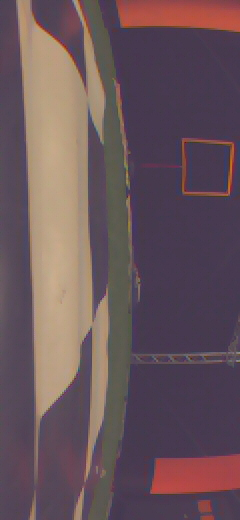
#> input picture DEVELOPMENT/AE4317_2019_datasets/cyberzoo_poles_panels_mats/20190121-142935/14249412.jpg, 240 x 520 px, found by its file name; its folder holds only this picture in this run
$ python autopilot.py
#> lines starting #> are read from the running program, lines starting #| are printed output that depends on the picture; after the words box and inside, x2 and y2 are one past the last pixel; in counts of white or black regions, pixels touching at a corner belong together
### DEVELOPMENT/Python/avoid_orange.py
import os
import cv2
import numpy as np
import matplotlib.pyplot as plt

def output(img_name=""):
    """
    Get images sequentially from folder -- as if they came from a video feed.
    Parse them and output the orange pixel count using the functions below.
    """

    dir_name = "AE4317_2019_datasets/cyberzoo_poles_panels_mats/20190121-142935"
    # all_image_names = os.listdir(dir_name)

    # # sort based on the image name (without the .jpg extension) -> sequential list of images
    # all_image_names.sort(key=lambda x: int(x[:-4]))

    # # get random image from list
    # img_name = all_image_names[32]

    # process and print image
    img = get_image(dir_name, img_name)

    # count orange pixels with a hue range of 10 (over 180 possible H values)
    counter = orange_pixel_count(img, type="HSV", range=15)
    # print(f"orange pixels: {counter}")

    return counter / img[..., 1].size


def get_image(dir_name: str, file_name: str):
    """
    Normally images would come directly from the drone camera.
    Now they come from the directory: 'AE4317_2019_datasets/cyberzoo_poles_panels_mats/20190121-142935/'
    """
#> called with file_name = '14249412.jpg'

    file_path = f"{dir_name}/{file_name}"

    # flag=1 means read image with color channels -- BGR format, not RGB.
    img = cv2.imread(file_path, flags=1)
#> img is the input picture: shape (520, 240, 3); mean B, G, R 90.8, 84.8, 105.1

    return np.asarray(img)


def parse_colors(img: np.ndarray, type: str):

#> called with type = 'HSV'
    B = img[..., 0]
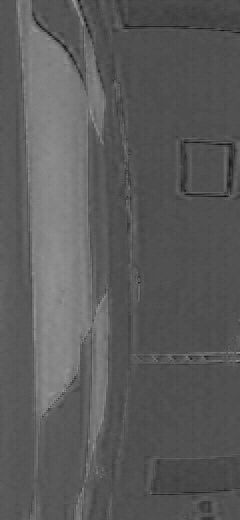
#> B: shape (520, 240); min 5, max 156, mean 90.8
    G = img[..., 1]
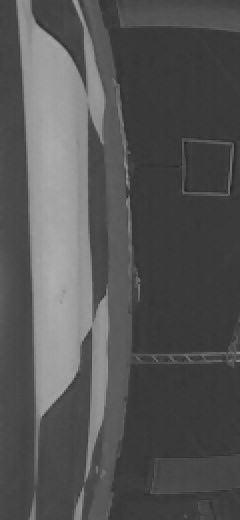
#> G: shape (520, 240); min 18, max 180, mean 84.8
    R = img[..., 2]
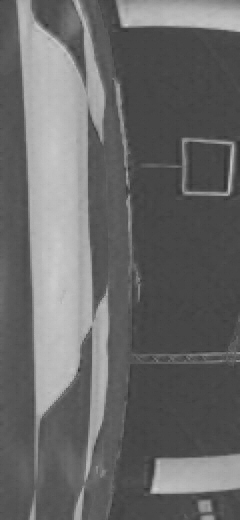
#> R: shape (520, 240); min 48, max 208, mean 105.1

    if type.upper() == "HSV":
        hsv_img = cv2.cvtColor(img, cv2.COLOR_BGR2HSV)
#> hsv_img: shape (520, 240, 3); mean H, S, V 101.3, 68.6, 109.4

        H = hsv_img[..., 0]
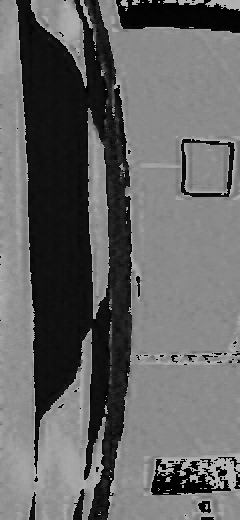
#> H: shape (520, 240); min 0, max 179, mean 101.3
        S = hsv_img[..., 1]
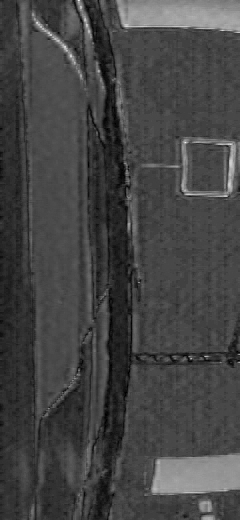
#> S: shape (520, 240); min 0, max 242, mean 68.6
        V = hsv_img[..., 2]

        return H, S, V

    elif type.upper() == "RGB": pass

    else: print("Warning: invalid color channel type. Returning RGB channels.")

    return R, G, B


def orange_pixel_count(img: np.ndarray, type: str, range: int):

    H, _, _ = parse_colors(img, "HSV")

    # for now, suppose the channels are HSV.
    hsv_center_orange   = 20
    left_limit          = hsv_center_orange - range // 2
    right_limit         = hsv_center_orange + range // 2

    # analyze the H channel for pixel that fall into this range.
    orange_pixels = (H >= left_limit) & (H <= right_limit)
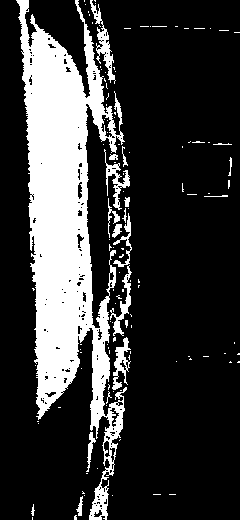
#> orange_pixels: shape (520, 240) bool; 21.8% white; 122 white regions (104 under 20 px), largest, box (x1, y1, x2, y2) and area: (16, 0, 127, 520) 24085, (90, 0, 116, 84) 559, (104, 149, 130, 210) 424
    counter = np.count_nonzero(orange_pixels)
#> counter = 27224

    return counter


# [20 lines left out: function get_centroid, not called in this run]


# [2 lines that do not run on import are left out]

### DEVELOPMENT/Python/autopilot.py
import avoid_orange

import numpy as np
import time
import os

penis = 2
def main():

    # define absolute orange pixel threshold (orange / total)
    threshold = 0.05

    # define initial quantities + vision code framerate
    timers = []
    beginning = time.process_time()
    image_index = 0
    polling_Hz = 25

    # get all image file names inside the wanted directory
    dir_name = "AE4317_2019_datasets/cyberzoo_poles_panels_mats/20190121-142935"
    all_image_names = os.listdir(dir_name)

    # sort based on the image name (without the .jpg extension) -> sequential list of images
    all_image_names.sort(key=lambda x: int(x[:-4]))

    # loop until 50 sec have passed.
    current_time = time.process_time()
    while current_time - beginning < 50:

        # get image from the list
        img_name = all_image_names[image_index]

        current_time = time.process_time()

        # ========== COMPUTE ORANGE PIXELS ============
        start           = time.process_time_ns()
        orange_coverage = avoid_orange.output(img_name)
#> orange_coverage = 0.218
        # centroid        = avoid_orange.get_centroid(np.asarray([1]))
        end             = time.process_time_ns()
        # =============================================

        if orange_coverage > threshold:
            action = "rotate"
        else:
            action = "move forward"

        # print action every second
        if current_time % 1 < 5e-3:
            print()
            print(action)

        # simulate visual code framerate (get next image every 1 / Hz seconds)
        if current_time % (1 / polling_Hz) < 1e-3:
            image_index += 1
            print(img_name)


        timers.append(end-start)

    # print(timers)
    # print(f"number of iterations: {len(timers)}")
    # print(f"average time: {sum(timers) / len(timers) / 1e9} seconds")


if __name__ == "__main__":
    main()
